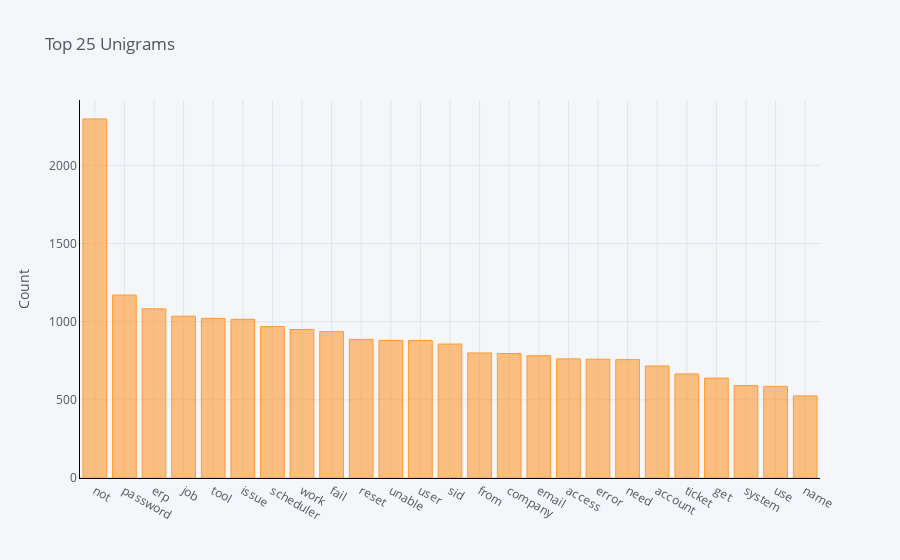

The notebook cell this image was saved under:
### Code cell
def get_top_n_words(corpus, n=None):
    vec = CountVectorizer().fit(corpus)
    bag_of_words = vec.transform(corpus)
    sum_words = bag_of_words.sum(axis=0) 
    words_freq = [(word, sum_words[0, idx]) for word, idx in vec.vocabulary_.items()]
    words_freq =sorted(words_freq, key = lambda x: x[1], reverse=True)
    return words_freq[:n]
common_words = get_top_n_words(new_df['Clean Description'], 25)
for word, freq in common_words:
    print(word, freq)
df1 = pd.DataFrame(common_words, columns = ['Clean Description' , 'count'])
df1.groupby('Clean Description').sum()['count'].sort_values(ascending=False).iplot(
    kind='bar', yTitle='Count', linecolor='black',title='Top 25 Unigrams')

### Figure 1 — Plotly figure (JSON) as saved in the notebook; plotly's stock layout.template omitted (floating-point values rounded to 4 significant figures)
{"data": [{"marker": {"color": "rgba(255, 153, 51, 0.6)", "line": {"color": "rgba(255, 153, 51, 1.0)", "width": 1}}, "name": "count", "orientation": "v", "text": "", "type": "bar", "x": ["not", "password", "erp", "job", "tool", "issue", "scheduler", "work", "fail", "reset", "unable", "user", "sid", "from", "company", "email", "access", "error", "need", "account", "ticket", "get", "system", "use", "name"], "y": [2297, 1170, 1082, 1035, 1021, 1015, 969, 950, 936, 887, 880, 880, 857, 800, 796, 782, 762, 760, 757, 717, 666, 639, 591, 586, 525]}], "layout": {"legend": {"bgcolor": "#F5F6F9", "font": {"color": "#4D5663"}}, "paper_bgcolor": "#F5F6F9", "plot_bgcolor": "#F5F6F9", "title": {"font": {"color": "#4D5663"}, "text": "Top 25 Unigrams"}, "xaxis": {"gridcolor": "#E1E5ED", "linecolor": "black", "showgrid": true, "tickfont": {"color": "#4D5663"}, "title": {"font": {"color": "#4D5663"}, "text": ""}, "zerolinecolor": "#E1E5ED"}, "yaxis": {"gridcolor": "#E1E5ED", "linecolor": "black", "showgrid": true, "tickfont": {"color": "#4D5663"}, "title": {"font": {"color": "#4D5663"}, "text": "Count"}, "zerolinecolor": "#E1E5ED"}}}
